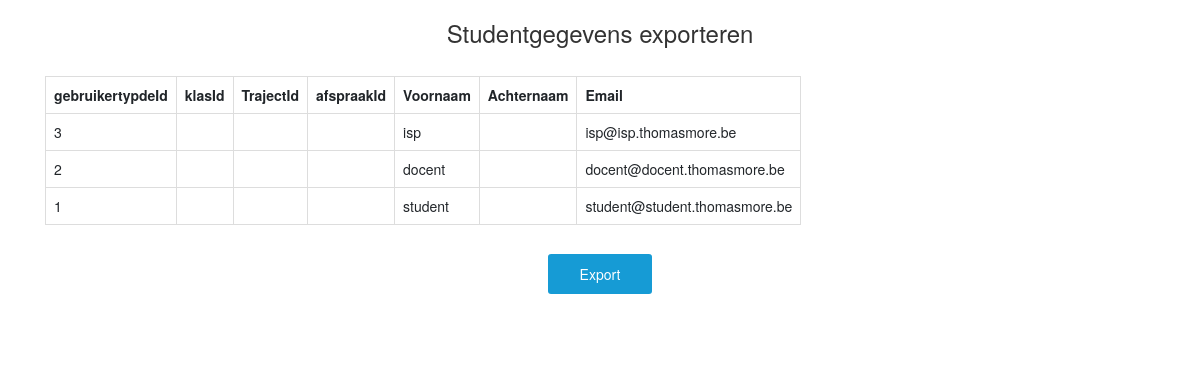
The app's page /index.php/excel_export with its own data.
### tables this page shows
CREATE TABLE `gebruiker` (
  `id` int(50) NOT NULL,
  `gebruikertypeId` int(50) NOT NULL,
  `klasId` int(50) DEFAULT NULL,
  `trajectId` int(50) DEFAULT NULL,
  `afspraakId` int(50) DEFAULT NULL,
  `voornaam` varchar(255) NOT NULL,
  `achternaam` varchar(255) NOT NULL,
  `email` varchar(255) NOT NULL,
  `paswoord` varchar(255) NOT NULL
);

### application/controllers/Excel_export.php (called while the page is built, shortened)
<?php
class Excel_export extends CI_Controller {
    public function __construct()
    {
        $this->load->model('excel_export_model');
        $this->load->library('excel');
    }
    function index()
    {
        $this->load->model("excel_export_model");
        $data["gebruikergegevens"] = $this->excel_export_model->fetch_data();
        $data['_view']       = 'excel_export';
        $this->load->view('layouts/main', $data);
    }
}

### index.php (called while the page is built, shortened)
<?php
require_once BASEPATH.'core/CodeIgniter.php';

### application/models/Excel_export_model.php (called while the page is built)
<?php
class Excel_export_model extends CI_Model
{
    function fetch_data()
    {
        $this->db->order_by("id", "DESC");
        $query = $this->db->get("gebruiker");
        return $query->result();
    }
}

### application/views/excel_export.php (the view, shortened to what this page needs)
<html>
<head>
    <link rel="stylesheet" href="https://maxcdn.bootstrapcdn.com/bootstrap/3.3.6/css/bootstrap.min.css" />
</head>
<body>
<div class="container box">
    <h3 align="center">Studentgegevens exporteren</h3>
    <br />
    <div class="table-responsive">
        <table class="table table-bordered">
            <tr>
                <th>gebruikertypdeId</th>
                <th>klasId</th>
                <th>TrajectId</th>
                <th>afspraakId</th>
                <th>Voornaam</th>
                <th>Achternaam</th>
                <th>Email</th>
            </tr>
            <?php
            foreach($gebruikergegevens as $row)
            {
                echo '
     <tr>
      <td>'.$row->gebruikertypeId.'</td>
      <td>'.$row->klasId.'</td>
      <td>'.$row->trajectId.'</td>
      <td>'.$row->afspraakId.'</td>
      <td>'.$row->voornaam.'</td>
      <td>'.$row->achternaam.'</td>
      <td>'.$row->email.'</td>
     </tr>
     ';
            }
            ?>
        </table>
        <div align="center">
            <form method="post" action="<?php echo base_url(); ?>excel_export/action">
                <input type="submit" name="export" class="btn btn-success" value="Export" />
            </form>
        </div>
        <br />
        <br />
    </div>
</div>
</body>
</html>

### application/css/style.css (style rules this page uses)
* { margin: 0; padding: 0; }
body { height: 100%; margin: 0px; padding: 0px; font-family: Verdana, Arial, Helvetica, sans-serif; color: black; background-color: white; }
td { padding-right: 20px; }
table { display: inline-block; }
input[type=submit] { background-color: #169BD5; padding: 10px 32px; text-align: center; text-decoration: none; margin: 5px; border: none; border-radius: 3px; color: #fff; }

### records on screen
gebruiker: gebruikertypeId "3", voornaam "isp", email "isp@isp.thomasmore.be"
gebruiker: gebruikertypeId "2", voornaam "docent", email "docent@docent.thomasmore.be"
gebruiker: gebruikertypeId "1", voornaam "student", email "student@student.thomasmore.be"
